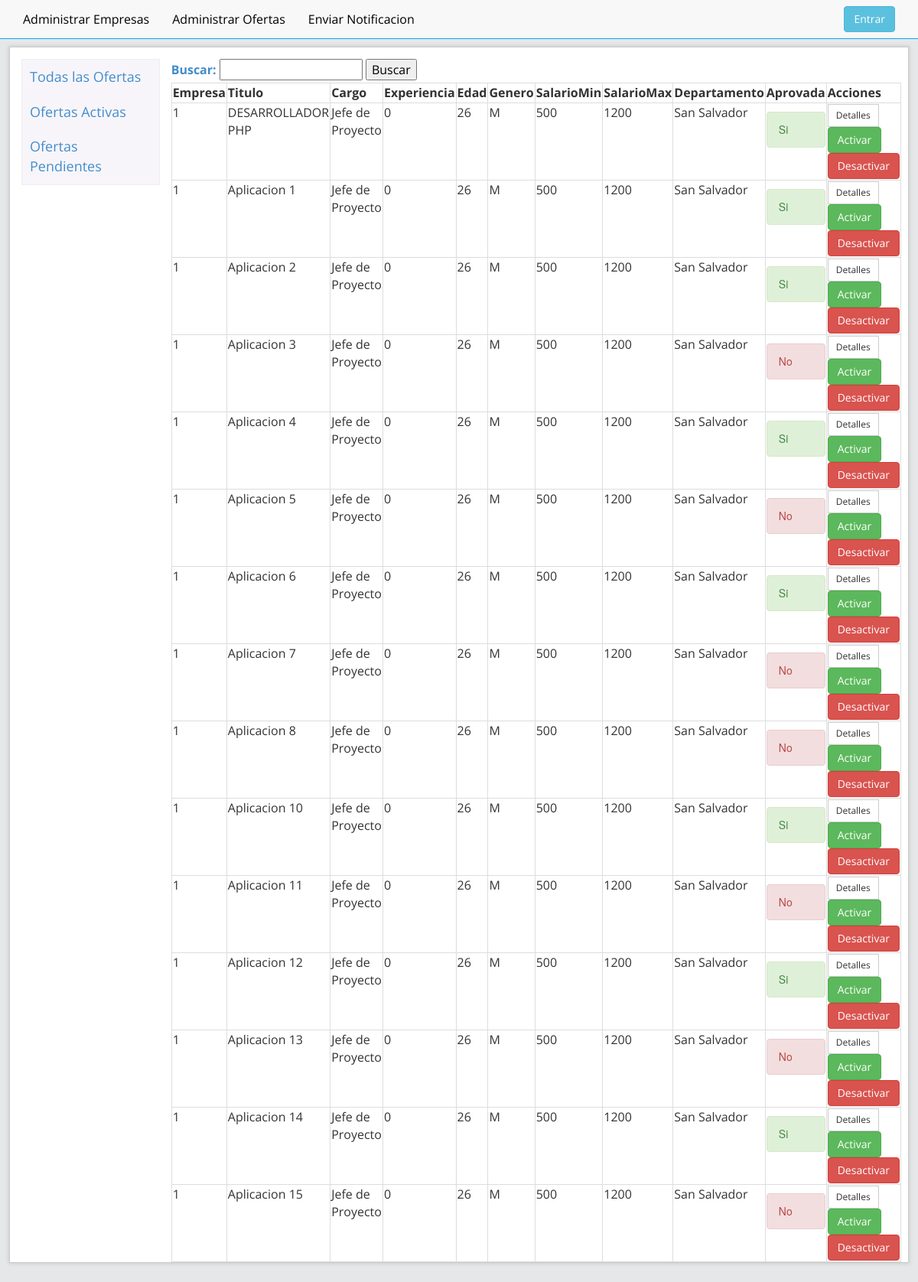
The page /admin/ofertas.php on the database as committed earlier.
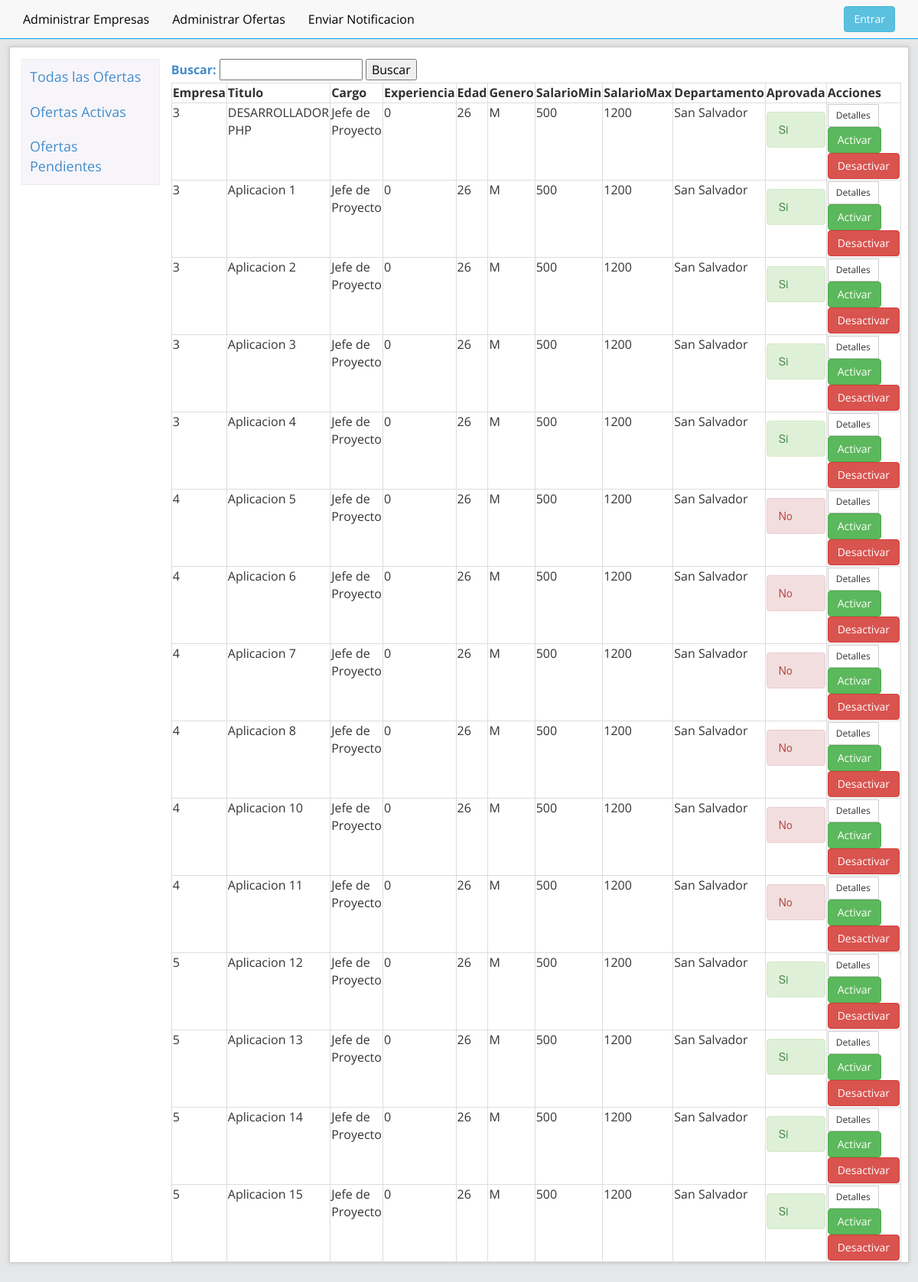
The same page on the database as committed later.
### tables this page shows
CREATE TABLE `ofertas` (
  `cod_oferta` int(20) NOT NULL AUTO_INCREMENT,
  `cod_em` int(20) DEFAULT NULL,
  `titulo_of` varchar(120) DEFAULT NULL,
  `descripcion_of` varchar(250) DEFAULT NULL,
  `area_of` int(11) DEFAULT NULL,
  `cargo_of` varchar(20) DEFAULT NULL,
  `vacantes_of` int(11) DEFAULT NULL,
  `contratacion_of` varchar(20) DEFAULT NULL,
  `anoexp_ofetas` int(11) DEFAULT NULL,
  `edad` int(10) DEFAULT NULL,
  `genero_of` varchar(20) DEFAULT NULL,
  `vehiculo_ofetas` varchar(20) DEFAULT NULL,
  `salariomax_of` decimal(30,0) DEFAULT NULL,
  `salariomin_of` decimal(30,0) DEFAULT NULL,
  `departamento_of` varchar(20) DEFAULT NULL,
  `experiencia` varchar(20) DEFAULT NULL,
  `tituloen_of` varchar(20) DEFAULT NULL,
  `nivel_of` varchar(20) DEFAULT NULL,
  `disponible_of` int(1) DEFAULT '0',
  `aprovacion_of` int(1) DEFAULT '0',
  `fecha_of` datetime DEFAULT NULL,
  `fechaFin_of` datetime DEFAULT NULL,
  PRIMARY KEY (`cod_oferta`) USING BTREE,
  UNIQUE KEY `cod_oferta_UNIQUE` (`cod_oferta`)
);

### admin/showOfertas.php (the view, shortened to what this page needs)
<form id="form1"  name="form1" method="POST" action="">
    <label for="buscar" class="lbl-buscar"><a href="index.php">Buscar:</a></label>
    <input type="text" name="buscar" id="buscar" /></td>
<input type="submit"  id="btn-buscar" name="Aceptar" id="Aceptar" value="Buscar" /><br>
</form>
<?php
if (isset($_POST['buscar'])) {
    echo "<table class='table-bordered' >";
    echo "<tr>";
    echo "<td><b>Empresa</b></td>";
    echo "<td><b>Titulo</b></td>";
    echo "<td><b>Cargo</b></td>";
    echo "<td><b>Experiencia</b></td>";
    echo "<td><b>Edad</b></td>";
    echo "<td><b>Genero</b></td>";
    echo "<td><b>SalarioMin</b></td>";
    echo "<td><b>SalarioMax</b></td>";
    echo "<td><b>Departamento</b></td>";
    echo "<td><b>Aprovada</b></td>";
    echo "<td><b>Acciones</b></td>";
    echo "</tr>";
    $result = mysql_query("SELECT * FROM `ofertas` where titulo_of like '%" . $_POST['buscar'] . "%'");
    while ($row = mysql_fetch_array($result)) {
        foreach ($row AS $key => $value) {
            $row[$key] = stripslashes($value);
        }
        echo "<tr>";
        echo "<td valign='top'>" . nl2br($row['cod_em']) . "</td>";
        echo "<td valign='top'>" . nl2br($row['titulo_of']) . "</td>";
        echo "<td valign='top'>" . nl2br($row['cargo_of']) . "</td>";
        echo "<td valign='top'>" . nl2br($row['anoexp_ofetas']) . "</td>";
        echo "<td valign='top'>" . nl2br($row['edad']) . "</td>";
        echo "<td valign='top'>" . nl2br($row['genero_of']) . "</td>";
        echo "<td valign='top'>" . nl2br($row['salariomax_of']) . "</td>";
        echo "<td valign='top'>" . nl2br($row['salariomin_of']) . "</td>";
        echo "<td valign='top'>" . nl2br($row['departamento_of']) . "</td>";
        $estado = $row['aprovacion_of'];
        $estado_show;
        if ($estado == 0) {
            $estado_show = "<h5 class='alert alert-danger'>No</h5>";
        } elseif ($estado == 1) {
            $estado_show = "<h5 class='alert alert-success'>Si</h5>";
        }
        echo "<td valign='top' >" . $estado_show . "</td>";
        echo "<td valign='top'><a class='btn btn-default btn-sm' href=detallesOferta.php?id={$row['cod_oferta']}>Detalles</a><a class='btn btn-success' href=ofertas_controller.php?activar={$row['cod_oferta']}>Activar</a><a class='btn btn-danger' href=ofertas_controller.php?desactivar={$row['cod_oferta']}>Desactivar</a></td>";
        echo "</tr>";
    }
} else {
    echo "<table class='table-bordered' >";
    echo "<tr>";
    echo "<td><b>Empresa</b></td>";
    echo "<td><b>Titulo</b></td>";
    echo "<td><b>Cargo</b></td>";
    echo "<td><b>Experiencia</b></td>";
    echo "<td><b>Edad</b></td>";
    echo "<td><b>Genero</b></td>";
    echo "<td><b>SalarioMin</b></td>";
    echo "<td><b>SalarioMax</b></td>";
    echo "<td><b>Departamento</b></td>";
    echo "<td><b>Aprovada</b></td>";
    echo "<td><b>Acciones</b></td>";
    echo "</tr>";
    $result = mysql_query("SELECT * FROM `ofertas`") or trigger_error(mysql_error());
    while ($row = mysql_fetch_array($result)) {
        foreach ($row AS $key => $value) {
            $row[$key] = stripslashes($value);
        }
        echo "<tr>";
        echo "<td valign='top'>" . nl2br($row['cod_em']) . "</td>";
        echo "<td valign='top'>" . nl2br($row['titulo_of']) . "</td>";
        echo "<td valign='top'>" . nl2br($row['cargo_of']) . "</td>";
        echo "<td valign='top'>" . nl2br($row['anoexp_ofetas']) . "</td>";
        echo "<td valign='top'>" . nl2br($row['edad']) . "</td>";
        echo "<td valign='top'>" . nl2br($row['genero_of']) . "</td>";
        echo "<td valign='top'>" . nl2br($row['salariomax_of']) . "</td>";
        echo "<td valign='top'>" . nl2br($row['salariomin_of']) . "</td>";
        echo "<td valign='top'>" . nl2br($row['departamento_of']) . "</td>";
        $estado = $row['aprovacion_of'];
        if ($estado == 0) {
            $estado_show = "<h5 class='alert alert-danger'>No</h5>";
        } elseif ($estado == 1) {
            $estado_show = "<h5 class='alert alert-success'>Si</h5>";
        }
        echo "<td valign='top' >" . $estado_show . "</td>";
        echo "<td valign='top'><a class='btn btn-default btn-sm' href=detallesOferta.php?id={$row['cod_oferta']}>Detalles</a><a class='btn btn-success' href=ofertas_controller.php?activar={$row['cod_oferta']}>Activar</a><a class='btn btn-danger' href=ofertas_controller.php?desactivar={$row['cod_oferta']}>Desactivar</a></td>";
        echo "</tr>";
    }
}
echo "</table>";
?>

### admin/ofertas.php (shortened to what this page needs)
<!DOCTYPE html>
 <html class="no-js">
    <head>
        <link rel="stylesheet" href="../assets/css/bootstrap.css">
        <link rel="stylesheet" href="../assets/css/normalize.css">
        <link rel="stylesheet" href="../assets/css/contenido.css">
    </head>
    <body>
        <div id="header" class="navbar navbar-default navbar-static-top">
            <?php
            include_once 'menu-admin.php';
            ?>
        </div>
        <div id="contenedor" class="container">
            <div class="row">
                <div class="col-md-2">
                    <div class="lista-enlaces">
                        <ul id="myTab">
                            <li class="active"><a href="ofertas.php">Todas las Ofertas</a></li>
                            <li class=""><a href="ofertas.php?id=activas">Ofertas Activas</a></li>
                            <li class=""><a href="ofertas.php?id=pendientes">Ofertas Pendientes</a></li>
                        </ul>
                    </div>
                </div>
                <div class="col-md-10">
                    <div class="tab-content">
                        <div class="tab-pane active" id="plazas">
                            <?php
                            if (isset($_GET["id"])) {
                                $controlador = $_GET['id'];
                                if ($controlador === "activas") {
                                    include_once 'ofertasActivas.php';
                                } elseif ($controlador === "pendientes") {
                                    include_once 'ofertasNoActivas.php';
                                } else {
                                    include_once 'showOfertas.php';
                                }
                            } else {
                                include_once 'showOfertas.php';
                            }
                            ?>
                        </div>
                    </div>
                </div>
            </div>
        </div>
</body>
</html>

### admin/menu-admin.php (shortened to what this page needs)
<div class="navbar-collapse collapse">
    <ul class="nav navbar-nav">
        <li><a href="panel.php">Administrar Empresas</a></li>
        <li><a href="ofertas.php">Administrar Ofertas</a></li>
        <li><a href="contactar.php">Enviar Notificacion</a></li>
    </ul>
    <form class="navbar-form navbar-right" role="search">
        <a class="btn btn-info btn-large" href="acceso.php" role="button">Entrar</a>
    </form>
</div>

### assets/css/contenido.css (style rules this page uses)
.container { margin-top: 10px; max-width: 90%; }
.lista-enlaces { margin-top: 10px; margin-bottom: 30px; text-shadow: 0 1px 0 #fff; background-color: #f7f5fa; border:solid 1px #eee; }
.lista-enlaces ul { margin:0px; padding-left: 0px; display: block; list-style: none; }
.lista-enlaces a { font-size: 18px; display:block; padding: 10px; }
.col-md-2 { padding-right: 0px; }
.tab-content { padding-top: 10px; }

### admin/ofertas.php (style rules this page uses)
.container { margin-top: 10px; width: 98%; max-width: 100%; }

Rows that differ between the two databases and show on the page:
changed ofertas "DESARROLLADOR PHP": cod_em "1" → "3"
changed ofertas "Aplicacion 1": cod_em "1" → "3"
changed ofertas "Aplicacion 2": cod_em "1" → "3"
changed ofertas "Aplicacion 3": cod_em "1" → "3"; aprovacion_of "No" → "Si"
changed ofertas "Aplicacion 4": cod_em "1" → "3"
changed ofertas "Aplicacion 5": cod_em "1" → "4"
changed ofertas "Aplicacion 6": cod_em "1" → "4"; aprovacion_of "Si" → "No"
changed ofertas "Aplicacion 7": cod_em "1" → "4"
changed ofertas "Aplicacion 8": cod_em "1" → "4"
changed ofertas "Aplicacion 10": cod_em "1" → "4"; aprovacion_of "Si" → "No"
changed ofertas "Aplicacion 11": cod_em "1" → "4"
changed ofertas "Aplicacion 12": cod_em "1" → "5"
changed ofertas "Aplicacion 13": cod_em "1" → "5"; aprovacion_of "No" → "Si"
changed ofertas "Aplicacion 14": cod_em "1" → "5"
changed ofertas "Aplicacion 15": cod_em "1" → "5"; aprovacion_of "No" → "Si"
